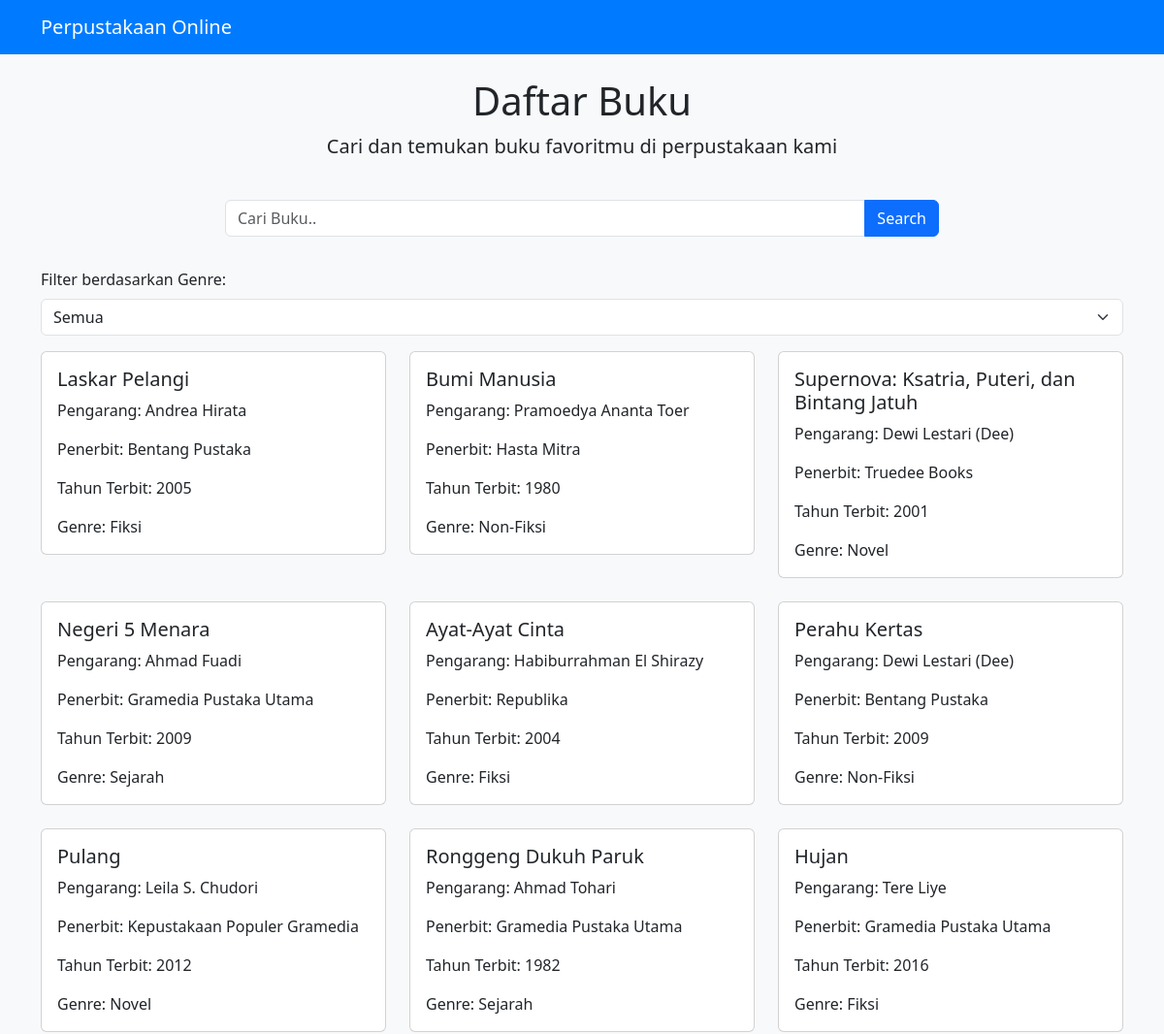
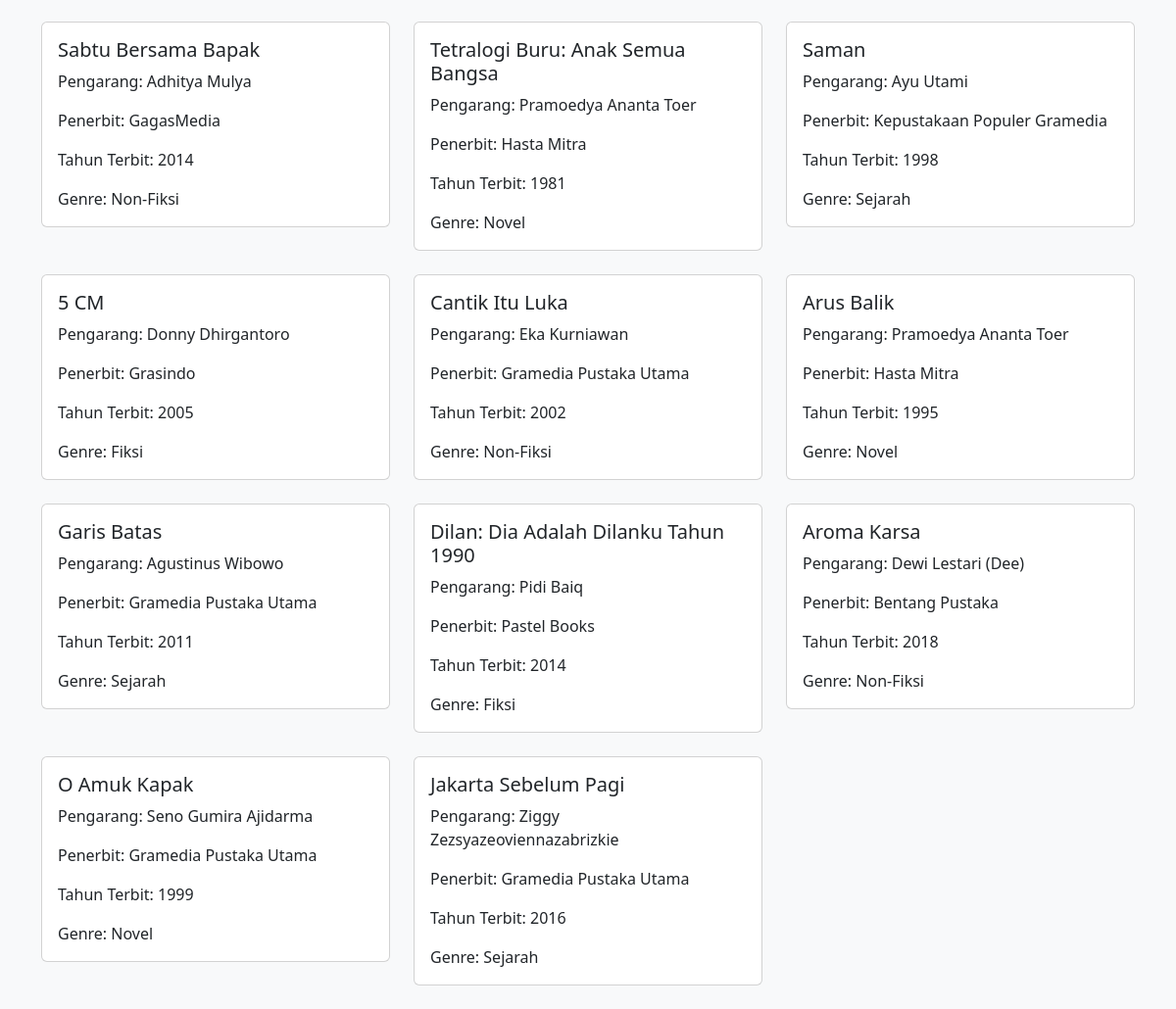
The page / on the database its author committed (2 pictures, top to bottom).
### tables this page shows
CREATE TABLE `buku` (
  `id` int NOT NULL,
  `judul` varchar(255) DEFAULT NULL,
  `pengarang` varchar(255) DEFAULT NULL,
  `penerbit` varchar(255) DEFAULT NULL,
  `tahun_terbit` year DEFAULT NULL,
  `genre` varchar(80) DEFAULT NULL
);

### functions.php (called while the page is built, shortened)
<?php
include 'koneksi.php';
function getBuku()
{
    global $conn;
    $query = "SELECT * FROM buku";
    $result = mysqli_query($conn, $query);
    $buku = mysqli_fetch_all($result, MYSQLI_ASSOC);
    return $buku;
}

### index.php (the view, shortened to what this page needs)
<?php
include 'functions.php';
$bukuList = getBuku();
?>
<!DOCTYPE html>
<html lang="en">
<head>
    <link rel="stylesheet" href="https://cdn.jsdelivr.net/npm/bootstrap@5.3.3/dist/css/bootstrap.min.css">
    <link rel="stylesheet" href="style.css">
</head>
<body>
    <nav class="navbar navbar-expand-lg navbar-dark navbar-custom mb-4">
        <div class="container">
            <a class="navbar-brand" href="#">Perpustakaan Online</a>
        </div>
    </nav>
    <div class="container">
        <div class="row">
            <div class="col-md-12 text-center mb-4">
                <h1>Daftar Buku</h1>
                <p class="lead">Cari dan temukan buku favoritmu di perpustakaan kami</p>
            </div>
        </div>
        <div class="row justify-content-center search-bar">
            <div class="col-md-8">
                <form action="" method="GET">
                    <div class="input-group">
                        <input type="text" id="keyword" name="keyword" class="form-control" placeholder="Cari Buku.." autofocus autocomplete="off" value="<?php echo isset($keyword) ? $keyword : ''; ?>">
                        <button class="btn btn-primary" name="search" type="submit" id="search-button">Search</button>
                    </div>
                </form>
            </div>
        </div>
        <form action="" method="GET" class="my-3">
            <div class="form-group">
                <label for="genre" class="form-label">Filter berdasarkan Genre:</label>
                <select name="genre" id="genre" class="form-select" onchange="this.form.submit()">
                    <option value="" <?php echo (isset($_GET['genre']) && $_GET['genre'] == '') ? 'selected' : ''; ?>>Semua</option>
                </select>
            </div>
        </form>
        <div class="row">
            <?php
            if (!empty($bukuList)) {
                foreach ($bukuList as $buku) {
                    echo '<div class="col-md-4 mb-4">';
                    echo '    <div class="card card-custom">';
                    echo '        <div class="card-body">';
                    echo '            <h5 class="card-title">' . $buku['judul'] . '</h5>';
                    echo '            <p class="card-text">Pengarang: ' . $buku['pengarang'] . '</p>';
                    echo '            <p class="card-text">Penerbit: ' . $buku['penerbit'] . '</p>';
                    echo '            <p class="card-text">Tahun Terbit: ' . $buku['tahun_terbit'] . '</p>';
                    echo '            <p class="card-text">Genre: ' . $buku['genre'] . '</p>';
                    echo '        </div>';
                    echo '    </div>';
                    echo '</div>';
                }
            } else {
                echo '<div class="col-md-12 text-center">';
                echo '<div class="alert alert-warning">Tidak ada buku yang ditemukan</div>';
                echo '</div>';
            }
            ?>
        </div>
    </div>
</body>
</html>

### style.css (style rules this page uses)
body { background-color: #f8f9fa; }
.search-bar { margin-bottom: 2rem; }
.card-custom { transition: all 0.3s ease-in-out; }
.navbar-custom { background-color: #007bff; }

### rows shown on the page
buku: judul "Laskar Pelangi", pengarang "Andrea Hirata", penerbit "Bentang Pustaka", tahun_terbit "2005", genre "Fiksi"
buku: judul "Bumi Manusia", pengarang "Pramoedya Ananta Toer", penerbit "Hasta Mitra", tahun_terbit "1980", genre "Non-Fiksi"
buku: judul "Supernova: Ksatria, Puteri, dan Bintang Jatuh", pengarang "Dewi Lestari (Dee)", penerbit "Truedee Books", tahun_terbit "2001", genre "Novel"
buku: judul "Negeri 5 Menara", pengarang "Ahmad Fuadi", penerbit "Gramedia Pustaka Utama", tahun_terbit "2009", genre "Sejarah"
buku: judul "Ayat-Ayat Cinta", pengarang "Habiburrahman El Shirazy", penerbit "Republika", tahun_terbit "2004", genre "Fiksi"
buku: judul "Perahu Kertas", pengarang "Dewi Lestari (Dee)", penerbit "Bentang Pustaka", tahun_terbit "2009", genre "Non-Fiksi"
buku: judul "Pulang", pengarang "Leila S. Chudori", penerbit "Kepustakaan Populer Gramedia", tahun_terbit "2012", genre "Novel"
buku: judul "Ronggeng Dukuh Paruk", pengarang "Ahmad Tohari", penerbit "Gramedia Pustaka Utama", tahun_terbit "1982", genre "Sejarah"
buku: judul "Hujan", pengarang "Tere Liye", penerbit "Gramedia Pustaka Utama", tahun_terbit "2016", genre "Fiksi"
buku: judul "Sabtu Bersama Bapak", pengarang "Adhitya Mulya", penerbit "GagasMedia", tahun_terbit "2014", genre "Non-Fiksi"
buku: judul "Tetralogi Buru: Anak Semua Bangsa", pengarang "Pramoedya Ananta Toer", penerbit "Hasta Mitra", tahun_terbit "1981", genre "Novel"
buku: judul "Saman", pengarang "Ayu Utami", penerbit "Kepustakaan Populer Gramedia", tahun_terbit "1998", genre "Sejarah"
buku: judul "5 CM", pengarang "Donny Dhirgantoro", penerbit "Grasindo", tahun_terbit "2005", genre "Fiksi"
buku: judul "Cantik Itu Luka", pengarang "Eka Kurniawan", penerbit "Gramedia Pustaka Utama", tahun_terbit "2002", genre "Non-Fiksi"
buku: judul "Arus Balik", pengarang "Pramoedya Ananta Toer", penerbit "Hasta Mitra", tahun_terbit "1995", genre "Novel"
buku: judul "Garis Batas", pengarang "Agustinus Wibowo", penerbit "Gramedia Pustaka Utama", tahun_terbit "2011", genre "Sejarah"
buku: judul "Dilan: Dia Adalah Dilanku Tahun 1990", pengarang "Pidi Baiq", penerbit "Pastel Books", tahun_terbit "2014", genre "Fiksi"
buku: judul "Aroma Karsa", pengarang "Dewi Lestari (Dee)", penerbit "Bentang Pustaka", tahun_terbit "2018", genre "Non-Fiksi"
buku: judul "O Amuk Kapak", pengarang "Seno Gumira Ajidarma", penerbit "Gramedia Pustaka Utama", tahun_terbit "1999", genre "Novel"
buku: judul "Jakarta Sebelum Pagi", pengarang "Ziggy Zezsyazeoviennazabrizkie", penerbit "Gramedia Pustaka Utama", tahun_terbit "2016", genre "Sejarah"
